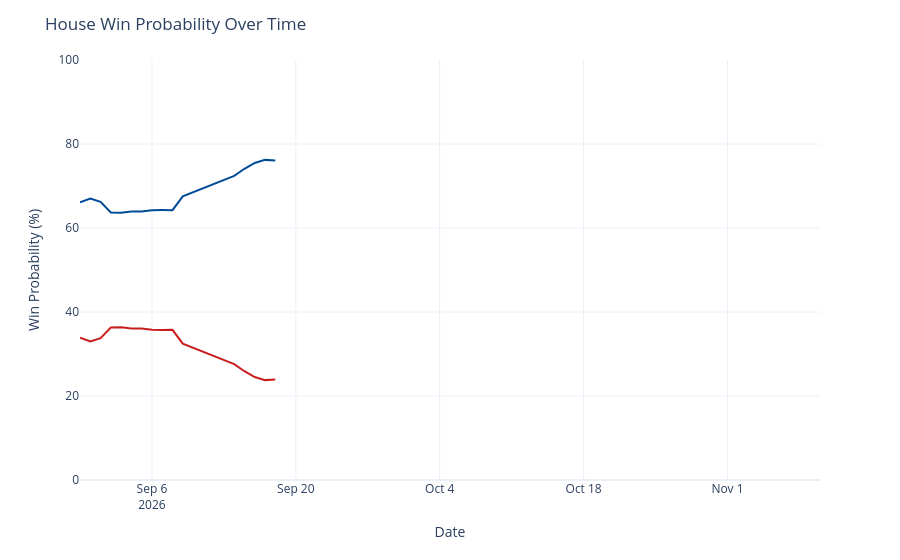

Notebook source saved alongside this figure:
### Code cell
chance_over_time = output_ts[(output_ts['geo'] == 'US House') &
                             (output_ts['type'] == 'chance')]
chance_over_time['rep_chance'] = chance_over_time['y'].map(lambda x: 100 - x)
chance_over_time = chance_over_time.rename({'y': 'Democrats', 'rep_chance': 'Republicans'}, axis=1)
chance_time_ser = px.line(chance_over_time, x='date', y=['Democrats', 'Republicans'], template='plotly_white',
                         color_discrete_map={'Democrats': '#004b97', 'Republicans': '#c71e1d'},)
chance_time_ser.update_traces(hovertemplate="%{y:.1f}%")
chance_time_ser.update_layout(
    xaxis=dict(range=[pd.to_datetime('2026-08-30'), pd.to_datetime('2026-11-10')]),
    yaxis=dict(range=[0, 100]),
    xaxis_title='Date',
    yaxis_title='Win Probability (%)',
    title=dict(text="House Win Probability Over Time"),
    hovermode="x",
    showlegend=False
)
chance_time_ser

### Figure 1 — Plotly figure (JSON) as saved in the notebook; plotly's stock layout.template omitted (floating-point values rounded to 4 significant figures)
{"data": [{"hovertemplate": "%{y:.1f}%", "legendgroup": "Democrats", "line": {"color": "#004b97", "dash": "solid"}, "marker": {"symbol": "circle"}, "mode": "lines", "name": "Democrats", "orientation": "v", "showlegend": true, "type": "scatter", "x": ["2026-08-30", "2026-08-31", "2026-09-01", "2026-09-02", "2026-09-03", "2026-09-04", "2026-09-05", "2026-09-06", "2026-09-07", "2026-09-08", "2026-09-09", "2026-09-14", "2026-09-15", "2026-09-16", "2026-09-17", "2026-09-18"], "xaxis": "x", "y": [66.12, 67.02, 66.25, 63.69, 63.65, 63.91, 63.91, 64.23, 64.27, 64.25, 67.54, 72.39, 74.1, 75.49, 76.22, 76.08], "yaxis": "y"}, {"hovertemplate": "%{y:.1f}%", "legendgroup": "Republicans", "line": {"color": "#c71e1d", "dash": "solid"}, "marker": {"symbol": "circle"}, "mode": "lines", "name": "Republicans", "orientation": "v", "showlegend": true, "type": "scatter", "x": ["2026-08-30", "2026-08-31", "2026-09-01", "2026-09-02", "2026-09-03", "2026-09-04", "2026-09-05", "2026-09-06", "2026-09-07", "2026-09-08", "2026-09-09", "2026-09-14", "2026-09-15", "2026-09-16", "2026-09-17", "2026-09-18"], "xaxis": "x", "y": [33.88, 32.98, 33.75, 36.31, 36.35, 36.09, 36.09, 35.77, 35.73, 35.75, 32.46, 27.61, 25.9, 24.51, 23.78, 23.92], "yaxis": "y"}], "layout": {"hovermode": "x", "legend": {"title": {"text": "variable"}, "tracegroupgap": 0}, "margin": {"t": 60}, "showlegend": false, "title": {"text": "House Win Probability Over Time"}, "xaxis": {"anchor": "y", "domain": [0, 1], "range": ["2026-08-30T00:00:00", "2026-11-10T00:00:00"], "title": {"text": "Date"}}, "yaxis": {"anchor": "x", "domain": [0, 1], "range": [0, 100], "title": {"text": "Win Probability (%)"}}}}
